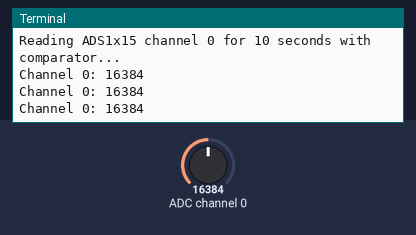
A program run on a simulated Raspberry Pi (BCM pin numbers). On the bench: the last lines printed to the terminal. The inputs (shaded band) are chosen by the test bench; at power-on: ADC channel 0 = 16384 (analog values on the 0–32767 scale). The clock reads 2024-03-15 10:24:30 at power-on unless the program sets it. At 10.2 s the program stops and its outputs stay as they are.

Above: at 1.2 s.
1.3 s: ADC channel 0 set to 22936
At 2.0 s:
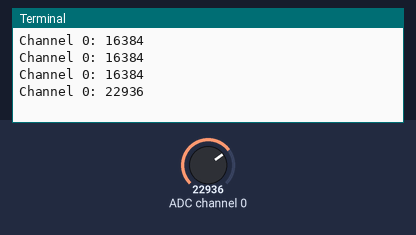
2.8 s: ADC channel 0 set to 28834
At 10.1 s:
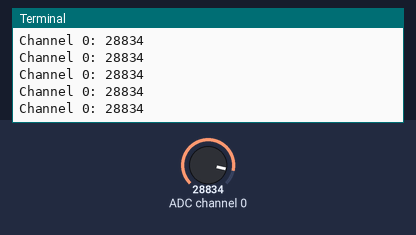
Timing chart, 0 to 11.6 s (numbered marks = the images above; inputs shaded):
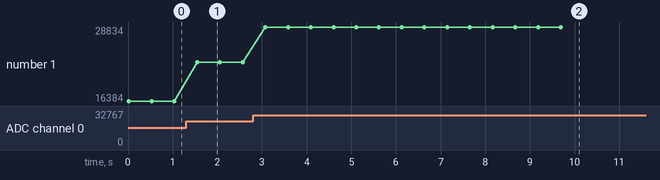

Measured:
- after the input at 1.3 s, the terminal: prints a new line after 0.25 s (image 1)
- after the input at 2.8 s, the terminal: prints a new line after 0.27 s (image 2)
- plotted number 1: 16384 → 22936 after the input at 1.3 s, 22936 → 28834 after the input at 2.8 s

The program:

Luis.py
```python
import time

import Adafruit_ADS1x15


adc = Adafruit_ADS1x15.ADS1115()
GAIN = 1
adc.start_adc_comparator(0,  # Channel number
                         20000, 5000,  # High threshold value, low threshold value
                         active_low=True, traditional=True, latching=False,
                         num_readings=1, gain=GAIN)
print('Reading ADS1x15 channel 0 for 10 seconds with comparator...')
start = time.time()
while (time.time() - start) <= 10.0:

    value = adc.get_last_result()

    print('Channel 0: {0}'.format(value))

    time.sleep(0.5)

adc.stop_adc()
```
